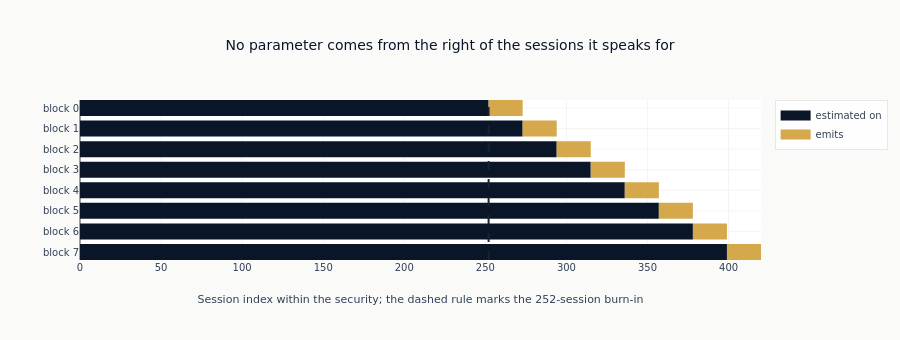

Source (notebook cell):
### Markdown cell above
### F1. The schedule contract

One row per refit block, for the first several blocks of a security holding the full panel. The
dark bar is what the parameters were estimated on and the gold bar is the sessions those
parameters emit. Every dark bar ends exactly where its own gold bar begins and never reaches
past it, which is the property the whole revision is for. The dark bars grow because the walk
expands: each fit sees everything before it, not a fixed window.

### Code cell
fit_colour, emit_colour = ml4t_palette(2, categorical=True)
_shown = _blocks[: min(8, len(_blocks))]
fig = go.Figure()
for row_index, (fit_end, emit_end) in enumerate(_shown):
    label = f"block {row_index}"
    emit_start = GARCH_BURNIN if row_index == 0 else _shown[row_index - 1][1]
    for span, colour, name in (
        ((0, fit_end), fit_colour, "estimated on"),
        ((emit_start, emit_end), emit_colour, "emits"),
    ):
        fig.add_trace(
            go.Scatter(
                x=list(span),
                y=[label, label],
                mode="lines",
                line=dict(color=colour, width=16),
                name=name,
                showlegend=row_index == 0,
            )
        )
fig.add_vline(x=GARCH_BURNIN, line_dash="dash", line_color=ml4t_palette(3)[2])
fig.update_layout(
    title="No parameter comes from the right of the sessions it speaks for",
    xaxis_title=f"Session index within the security; the dashed rule marks the "
    f"{GARCH_BURNIN}-session burn-in",
    height=340,
)
fig.update_yaxes(autorange="reversed")
show_plotly_with_alt(
    fig,
    "Timeline with one row per refit block, earliest at the top, drawn against session index "
    "within a single security rather than calendar dates. Each row carries a dark estimation bar "
    "starting at session zero and a gold emission bar immediately to its right. The dark bars "
    "lengthen row by row because the walk expands, while the gold bars stay the same short "
    "length, one refit interval each. A dashed vertical rule marks the end of the burn-in, where "
    "the first gold bar begins. No dark bar extends past the left edge of its own gold bar.",
)

### Figure 1 — Plotly figure (JSON) as saved in the notebook; plotly's stock layout.template omitted (floating-point values rounded to 4 significant figures)
{"data": [{"line": {"color": "#0a1628", "width": 16}, "mode": "lines", "name": "estimated on", "showlegend": true, "type": "scatter", "x": [0, 252], "y": ["block 0", "block 0"]}, {"line": {"color": "#D4A84B", "width": 16}, "mode": "lines", "name": "emits", "showlegend": true, "type": "scatter", "x": [252, 273], "y": ["block 0", "block 0"]}, {"line": {"color": "#0a1628", "width": 16}, "mode": "lines", "name": "estimated on", "showlegend": false, "type": "scatter", "x": [0, 273], "y": ["block 1", "block 1"]}, {"line": {"color": "#D4A84B", "width": 16}, "mode": "lines", "name": "emits", "showlegend": false, "type": "scatter", "x": [273, 294], "y": ["block 1", "block 1"]}, {"line": {"color": "#0a1628", "width": 16}, "mode": "lines", "name": "estimated on", "showlegend": false, "type": "scatter", "x": [0, 294], "y": ["block 2", "block 2"]}, {"line": {"color": "#D4A84B", "width": 16}, "mode": "lines", "name": "emits", "showlegend": false, "type": "scatter", "x": [294, 315], "y": ["block 2", "block 2"]}, {"line": {"color": "#0a1628", "width": 16}, "mode": "lines", "name": "estimated on", "showlegend": false, "type": "scatter", "x": [0, 315], "y": ["block 3", "block 3"]}, {"line": {"color": "#D4A84B", "width": 16}, "mode": "lines", "name": "emits", "showlegend": false, "type": "scatter", "x": [315, 336], "y": ["block 3", "block 3"]}, {"line": {"color": "#0a1628", "width": 16}, "mode": "lines", "name": "estimated on", "showlegend": false, "type": "scatter", "x": [0, 336], "y": ["block 4", "block 4"]}, {"line": {"color": "#D4A84B", "width": 16}, "mode": "lines", "name": "emits", "showlegend": false, "type": "scatter", "x": [336, 357], "y": ["block 4", "block 4"]}, {"line": {"color": "#0a1628", "width": 16}, "mode": "lines", "name": "estimated on", "showlegend": false, "type": "scatter", "x": [0, 357], "y": ["block 5", "block 5"]}, {"line": {"color": "#D4A84B", "width": 16}, "mode": "lines", "name": "emits", "showlegend": false, "type": "scatter", "x": [357, 378], "y": ["block 5", "block 5"]}, {"line": {"color": "#0a1628", "width": 16}, "mode": "lines", "name": "estimated on", "showlegend": false, "type": "scatter", "x": [0, 378], "y": ["block 6", "block 6"]}, {"line": {"color": "#D4A84B", "width": 16}, "mode": "lines", "name": "emits", "showlegend": false, "type": "scatter", "x": [378, 399], "y": ["block 6", "block 6"]}, {"line": {"color": "#0a1628", "width": 16}, "mode": "lines", "name": "estimated on", "showlegend": false, "type": "scatter", "x": [0, 399], "y": ["block 7", "block 7"]}, {"line": {"color": "#D4A84B", "width": 16}, "mode": "lines", "name": "emits", "showlegend": false, "type": "scatter", "x": [399, 420], "y": ["block 7", "block 7"]}], "layout": {"height": 340, "shapes": [{"line": {"color": "#152238", "dash": "dash"}, "type": "line", "x0": 252, "x1": 252, "xref": "x", "y0": 0, "y1": 1, "yref": "y domain"}], "title": {"text": "No parameter comes from the right of the sessions it speaks for"}, "xaxis": {"title": {"text": "Session index within the security; the dashed rule marks the 252-session burn-in"}}, "yaxis": {"autorange": "reversed"}}}
